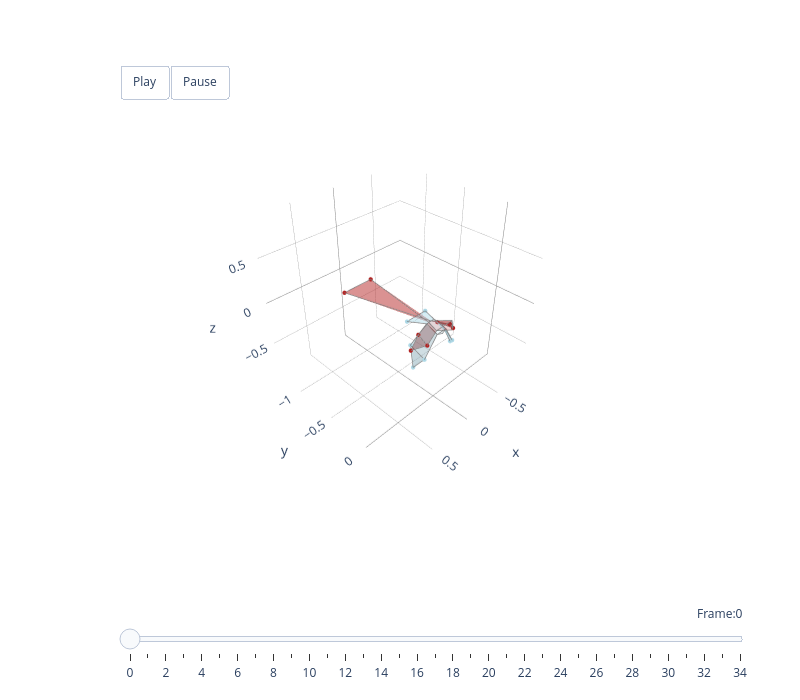

The cell this chart's notebook holds for it:
### Markdown cell above
### Compare with Hawk Wingbeat overlaid

### Code cell
# Reconstruct hawk flight using original hawk PCs and mean shape
recon_left_hawk = reconstruct(Left_selected, principal_components, mu, components_list)
recon_right_hawk = reconstruct(Right_selected, principal_components, mu, components_list)
reconstructed_hawk = to_bilateral(recon_right_hawk, left=recon_left_hawk)

# Compare hawk flight (blue) vs species flight (red)
animate_plotly_compare(
    [approx_bird3d, hawk3d],
    [reconstructed_full[:35], reconstructed_hawk[:35]],
    colours=['firebrick', 'lightblue']
)

### Figure 1 — Plotly figure (JSON) as saved in the notebook; plotly's stock layout.template omitted (floating-point values rounded to 4 significant figures)
{"data": [{"color": "firebrick", "hoverinfo": "none", "opacity": 0.5, "type": "mesh3d", "x": [-0.2772, -0.1807, -0.1351], "y": [-0.06742, 0.04764, -0.1076], "z": [-0.1805, -0.1119, -0.1008]}, {"hoverinfo": "name", "line": {"color": "grey", "width": 1.5}, "mode": "lines", "name": "left_handwing firebrick", "type": "scatter3d", "x": [-0.2772, -0.1807, -0.1351, -0.2772], "y": [-0.06742, 0.04764, -0.1076, -0.06742], "z": [-0.1805, -0.1119, -0.1008, -0.1805]}, {"color": "firebrick", "hoverinfo": "none", "opacity": 0.5, "type": "mesh3d", "x": [0.271, 0.1757, 0.1319], "y": [-0.06507, 0.04753, -0.105], "z": [-0.1835, -0.1136, -0.1013]}, {"hoverinfo": "name", "line": {"color": "grey", "width": 1.5}, "mode": "lines", "name": "right_handwing firebrick", "type": "scatter3d", "x": [0.271, 0.1757, 0.1319, 0.271], "y": [-0.06507, 0.04753, -0.105, -0.06507], "z": [-0.1835, -0.1136, -0.1013, -0.1835]}, {"color": "firebrick", "hoverinfo": "none", "opacity": 0.4, "type": "mesh3d", "x": [-0.1807, -0.1351, -0.0146, -0.1047], "y": [0.04764, -0.1076, -0.0883, 0.0883], "z": [-0.1119, -0.1008, -0.011, 0.03989]}, {"hoverinfo": "name", "line": {"color": "grey", "width": 1.5}, "mode": "lines", "name": "left_armwing firebrick", "type": "scatter3d", "x": [-0.1807, -0.1351, -0.0146, -0.1047, -0.1807], "y": [0.04764, -0.1076, -0.0883, 0.0883, 0.04764], "z": [-0.1119, -0.1008, -0.011, 0.03989, -0.1119]}, {"color": "firebrick", "hoverinfo": "none", "opacity": 0.4, "type": "mesh3d", "x": [0.1757, 0.1319, 0.0146, 0.1047], "y": [0.04753, -0.105, -0.0883, 0.0883], "z": [-0.1136, -0.1013, -0.011, 0.03989]}, {"hoverinfo": "name", "line": {"color": "grey", "width": 1.5}, "mode": "lines", "name": "right_armwing firebrick", "type": "scatter3d", "x": [0.1757, 0.1319, 0.0146, 0.1047, 0.1757], "y": [0.04753, -0.105, -0.0883, 0.0883, 0.04753], "z": [-0.1136, -0.1013, -0.011, 0.03989, -0.1136]}, {"color": "firebrick", "hoverinfo": "none", "opacity": 0.2, "type": "mesh3d", "x": [0.1047, -0.1047, -0.0146, 0.0146], "y": [0.0883, 0.0883, -0.0883, -0.0883], "z": [0.03989, 0.03989, -0.011, -0.011]}, {"hoverinfo": "name", "line": {"color": "grey", "width": 1.5}, "mode": "lines", "name": "body firebrick", "type": "scatter3d", "x": [0.1047, -0.1047, -0.0146, 0.0146, 0.1047], "y": [0.0883, 0.0883, -0.0883, -0.0883, 0.0883], "z": [0.03989, 0.03989, -0.011, -0.011, 0.03989]}, {"color": "firebrick", "hoverinfo": "none", "opacity": 0.2, "type": "mesh3d", "x": [0.1047, 0.0, -0.1047], "y": [0.0883, 0.1776, 0.0883], "z": [0.03989, 0.03989, 0.03989]}, {"hoverinfo": "name", "line": {"color": "grey", "width": 1.5}, "mode": "lines", "name": "head firebrick", "type": "scatter3d", "x": [0.1047, 0.0, -0.1047, 0.1047], "y": [0.0883, 0.1776, 0.0883, 0.0883], "z": [0.03989, 0.03989, 0.03989, 0.03989]}, {"color": "firebrick", "hoverinfo": "none", "opacity": 0.5, "type": "mesh3d", "x": [-0.1941, 0.163, -0.0146, 0.0146], "y": [-1.114, -1.124, -0.0883, -0.0883], "z": [-0.099, -0.1071, -0.011, -0.011]}, {"hoverinfo": "name", "line": {"color": "grey", "width": 1.5}, "mode": "lines", "name": "tail firebrick", "type": "scatter3d", "x": [-0.1941, 0.163, -0.0146, 0.0146, -0.1941], "y": [-1.114, -1.124, -0.0883, -0.0883, -1.114], "z": [-0.099, -0.1071, -0.011, -0.011, -0.099]}, {"hoverinfo": "none", "marker": {"color": "firebrick", "opacity": 1, "size": 2.5}, "mode": "markers", "type": "scatter3d", "x": [-0.2772, 0.271, -0.1807, 0.1757, -0.1351, 0.1319, 0.163, -0.1941], "y": [-0.06742, -0.06507, 0.04764, 0.04753, -0.1076, -0.105, -1.124, -1.114], "z": [-0.1805, -0.1835, -0.1119, -0.1136, -0.1008, -0.1013, -0.1071, -0.099]}, {"color": "lightblue", "hoverinfo": "none", "opacity": 0.5, "type": "mesh3d", "x": [-0.2711, -0.2012, -0.2252], "y": [-0.04521, 0.03332, -0.1253], "z": [-0.3784, -0.2787, -0.1845]}, {"hoverinfo": "name", "line": {"color": "grey", "width": 1.5}, "mode": "lines", "name": "left_handwing lightblue", "type": "scatter3d", "x": [-0.2711, -0.2012, -0.2252, -0.2711], "y": [-0.04521, 0.03332, -0.1253, -0.04521], "z": [-0.3784, -0.2787, -0.1845, -0.3784]}, {"color": "lightblue", "hoverinfo": "none", "opacity": 0.5, "type": "mesh3d", "x": [0.2607, 0.1925, 0.2184], "y": [-0.04147, 0.03473, -0.1215], "z": [-0.3806, -0.2797, -0.185]}, {"hoverinfo": "name", "line": {"color": "grey", "width": 1.5}, "mode": "lines", "name": "right_handwing lightblue", "type": "scatter3d", "x": [0.2607, 0.1925, 0.2184, 0.2607], "y": [-0.04147, 0.03473, -0.1215, -0.04147], "z": [-0.3806, -0.2797, -0.185, -0.3806]}, {"color": "lightblue", "hoverinfo": "none", "opacity": 0.4, "type": "mesh3d", "x": [-0.2012, -0.2252, -0.05, -0.06], "y": [0.03332, -0.1253, -0.08, 0.06], "z": [-0.2787, -0.1845, -0.005, -0.045]}, {"hoverinfo": "name", "line": {"color": "grey", "width": 1.5}, "mode": "lines", "name": "left_armwing lightblue", "type": "scatter3d", "x": [-0.2012, -0.2252, -0.05, -0.06, -0.2012], "y": [0.03332, -0.1253, -0.08, 0.06, 0.03332], "z": [-0.2787, -0.1845, -0.005, -0.045, -0.2787]}, {"color": "lightblue", "hoverinfo": "none", "opacity": 0.4, "type": "mesh3d", "x": [0.1925, 0.2184, 0.05, 0.06], "y": [0.03473, -0.1215, -0.08, 0.06], "z": [-0.2797, -0.185, -0.005, -0.045]}, {"hoverinfo": "name", "line": {"color": "grey", "width": 1.5}, "mode": "lines", "name": "right_armwing lightblue", "type": "scatter3d", "x": [0.1925, 0.2184, 0.05, 0.06, 0.1925], "y": [0.03473, -0.1215, -0.08, 0.06, 0.03473], "z": [-0.2797, -0.185, -0.005, -0.045, -0.2797]}, {"color": "lightblue", "hoverinfo": "none", "opacity": 0.2, "type": "mesh3d", "x": [0.06, -0.06, -0.05, 0.05], "y": [0.06, 0.06, -0.08, -0.08], "z": [-0.045, -0.045, -0.005, -0.005]}, {"hoverinfo": "name", "line": {"color": "grey", "width": 1.5}, "mode": "lines", "name": "body lightblue", "type": "scatter3d", "x": [0.06, -0.06, -0.05, 0.05, 0.06], "y": [0.06, 0.06, -0.08, -0.08, 0.06], "z": [-0.045, -0.045, -0.005, -0.005, -0.045]}, {"color": "lightblue", "hoverinfo": "none", "opacity": 0.2, "type": "mesh3d", "x": [0.06, 3.743e-05, -0.06], "y": [0.06, 0.0705, 0.06], "z": [-0.045, -0.0617, -0.045]}, {"hoverinfo": "name", "line": {"color": "grey", "width": 1.5}, "mode": "lines", "name": "head lightblue", "type": "scatter3d", "x": [0.06, 3.743e-05, -0.06, 0.06], "y": [0.06, 0.0705, 0.06, 0.06], "z": [-0.045, -0.0617, -0.045, -0.045]}, {"color": "lightblue", "hoverinfo": "none", "opacity": 0.5, "type": "mesh3d", "x": [0.1193, -0.1284, -0.05, 0.05], "y": [-0.263, -0.2605, -0.08, -0.08], "z": [-0.04141, -0.0438, -0.005, -0.005]}, {"hoverinfo": "name", "line": {"color": "grey", "width": 1.5}, "mode": "lines", "name": "tail lightblue", "type": "scatter3d", "x": [0.1193, -0.1284, -0.05, 0.05, 0.1193], "y": [-0.263, -0.2605, -0.08, -0.08, -0.263], "z": [-0.04141, -0.0438, -0.005, -0.005, -0.04141]}, {"hoverinfo": "none", "marker": {"color": "lightblue", "opacity": 1, "size": 2.5}, "mode": "markers", "type": "scatter3d", "x": [-0.2711, 0.2607, -0.2012, 0.1925, -0.2252, 0.2184, -0.1284, 0.1193], "y": [-0.04521, -0.04147, 0.03332, 0.03473, -0.1253, -0.1215, -0.2605, -0.263], "z": [-0.3784, -0.3806, -0.2787, -0.2797, -0.1845, -0.185, -0.0438, -0.04141]}], "layout": {"height": 700, "margin": {"b": 100, "l": 50, "r": 50, "t": 100}, "scene": {"aspectmode": "cube", "aspectratio": {"x": 1, "y": 1, "z": 1}, "camera": {"eye": {"x": 1.5, "y": 1.5, "z": 1.5}, "up": {"x": 0, "y": 0, "z": 1}}, "domain": {"x": [0, 1], "y": [0.1, 1]}, "xaxis": {"backgroundcolor": "white", "dtick": 0.5, "gridcolor": "grey", "gridwidth": 0.5, "range": [-0.9127, 0.9127], "showbackground": true, "tick0": 0, "zerolinecolor": "grey"}, "yaxis": {"backgroundcolor": "white", "dtick": 0.5, "gridcolor": "grey", "gridwidth": 0.5, "range": [-1.387, 0.4384], "showbackground": true, "tick0": 0, "zerolinecolor": "grey"}, "zaxis": {"backgroundcolor": "white", "dtick": 0.5, "gridcolor": "grey", "gridwidth": 0.5, "range": [-0.9127, 0.9127], "showbackground": true, "tick0": 0, "zerolinecolor": "grey"}}, "showlegend": false, "sliders": [{"active": 0, "currentvalue": {"font": {"size": 12}, "prefix": "Frame:", "visible": true, "xanchor": "right"}, "len": 0.9, "pad": {"b": 10, "t": 50}, "steps": [{"args": [[0], {"frame": {"duration": 300, "redraw": true}, "mode": "immediate", "transition": {"duration": 300}}], "label": "0", "method": "animate"}, {"args": [[1], {"frame": {"duration": 300, "redraw": true}, "mode": "immediate", "transition": {"duration": 300}}], "label": "1", "method": "animate"}, {"args": [[2], {"frame": {"duration": 300, "redraw": true}, "mode": "immediate", "transition": {"duration": 300}}], "label": "2", "method": "animate"}, {"args": [[3], {"frame": {"duration": 300, "redraw": true}, "mode": "immediate", "transition": {"duration": 300}}], "label": "3", "method": "animate"}, {"args": [[4], {"frame": {"duration": 300, "redraw": true}, "mode": "immediate", "transition": {"duration": 300}}], "label": "4", "method": "animate"}, {"args": [[5], {"frame": {"duration": 300, "redraw": true}, "mode": "immediate", "transition": {"duration": 300}}], "label": "5", "method": "animate"}, {"args": [[6], {"frame": {"duration": 300, "redraw": true}, "mode": "immediate", "transition": {"duration": 300}}], "label": "6", "method": "animate"}, {"args": [[7], {"frame": {"duration": 300, "redraw": true}, "mode": "immediate", "transition": {"duration": 300}}], "label": "7", "method": "animate"}, {"args": [[8], {"frame": {"duration": 300, "redraw": true}, "mode": "immediate", "transition": {"duration": 300}}], "label": "8", "method": "animate"}, {"args": [[9], {"frame": {"duration": 300, "redraw": true}, "mode": "immediate", "transition": {"duration": 300}}], "label": "9", "method": "animate"}, {"args": [[10], {"frame": {"duration": 300, "redraw": true}, "mode": "immediate", "transition": {"duration": 300}}], "label": "10", "method": "animate"}, {"args": [[11], {"frame": {"duration": 300, "redraw": true}, "mode": "immediate", "transition": {"duration": 300}}], "label": "11", "method": "animate"}, {"args": [[12], {"frame": {"duration": 300, "redraw": true}, "mode": "immediate", "transition": {"duration": 300}}], "label": "12", "method": "animate"}, {"args": [[13], {"frame": {"duration": 300, "redraw": true}, "mode": "immediate", "transition": {"duration": 300}}], "label": "13", "method": "animate"}, {"args": [[14], {"frame": {"duration": 300, "redraw": true}, "mode": "immediate", "transition": {"duration": 300}}], "label": "14", "method": "animate"}, {"args": [[15], {"frame": {"duration": 300, "redraw": true}, "mode": "immediate", "transition": {"duration": 300}}], "label": "15", "method": "animate"}, {"args": [[16], {"frame": {"duration": 300, "redraw": true}, "mode": "immediate", "transition": {"duration": 300}}], "label": "16", "method": "animate"}, {"args": [[17], {"frame": {"duration": 300, "redraw": true}, "mode": "immediate", "transition": {"duration": 300}}], "label": "17", "method": "animate"}, {"args": [[18], {"frame": {"duration": 300, "redraw": true}, "mode": "immediate", "transition": {"duration": 300}}], "label": "18", "method": "animate"}, {"args": [[19], {"frame": {"duration": 300, "redraw": true}, "mode": "immediate", "transition": {"duration": 300}}], "label": "19", "method": "animate"}, {"args": [[20], {"frame": {"duration": 300, "redraw": true}, "mode": "immediate", "transition": {"duration": 300}}], "label": "20", "method": "animate"}, {"args": [[21], {"frame": {"duration": 300, "redraw": true}, "mode": "immediate", "transition": {"duration": 300}}], "label": "21", "method": "animate"}, {"args": [[22], {"frame": {"duration": 300, "redraw": true}, "mode": "immediate", "transition": {"duration": 300}}], "label": "22", "method": "animate"}, {"args": [[23], {"frame": {"duration": 300, "redraw": true}, "mode": "immediate", "transition": {"duration": 300}}], "label": "23", "method": "animate"}, {"args": [[24], {"frame": {"duration": 300, "redraw": true}, "mode": "immediate", "transition": {"duration": 300}}], "label": "24", "method": "animate"}, {"args": [[25], {"frame": {"duration": 300, "redraw": true}, "mode": "immediate", "transition": {"duration": 300}}], "label": "25", "method": "animate"}, {"args": [[26], {"frame": {"duration": 300, "redraw": true}, "mode": "immediate", "transition": {"duration": 300}}], "label": "26", "method": "animate"}, {"args": [[27], {"frame": {"duration": 300, "redraw": true}, "mode": "immediate", "transition": {"duration": 300}}], "label": "27", "method": "animate"}, {"args": [[28], {"frame": {"duration": 300, "redraw": true}, "mode": "immediate", "transition": {"duration": 300}}], "label": "28", "method": "animate"}, {"args": [[29], {"frame": {"duration": 300, "redraw": true}, "mode": "immediate", "transition": {"duration": 300}}], "label": "29", "method": "animate"}, {"args": [[30], {"frame": {"duration": 300, "redraw": true}, "mode": "immediate", "transition": {"duration": 300}}], "label": "30", "method": "animate"}, {"args": [[31], {"frame": {"duration": 300, "redraw": true}, "mode": "immediate", "transition": {"duration": 300}}], "label": "31", "method": "animate"}, {"args": [[32], {"frame": {"duration": 300, "redraw": true}, "mode": "immediate", "transition": {"duration": 300}}], "label": "32", "method": "animate"}, {"args": [[33], {"frame": {"duration": 300, "redraw": true}, "mode": "immediate", "transition": {"duration": 300}}], "label": "33", "method": "animate"}, {"args": [[34], {"frame": {"duration": 300, "redraw": true}, "mode": "immediate", "transition": {"duration": 300}}], "label": "34", "method": "animate"}], "transition": {"duration": 300, "easing": "cubic-in-out"}, "x": 0.1, "xanchor": "left", "y": 0, "yanchor": "top"}], "updatemenus": [{"buttons": [{"args": [null, {"frame": {"duration": 100, "redraw": true}, "mode": "immediate"}], "label": "Play", "method": "animate"}, {"args": [[null], {"frame": {"duration": 0, "redraw": true}, "mode": "immediate"}], "label": "Pause", "method": "animate"}], "direction": "left", "pad": {"r": 10, "t": 10}, "showactive": false, "type": "buttons", "x": 0.1, "xanchor": "left", "y": 1.1, "yanchor": "top"}], "width": 800}}
